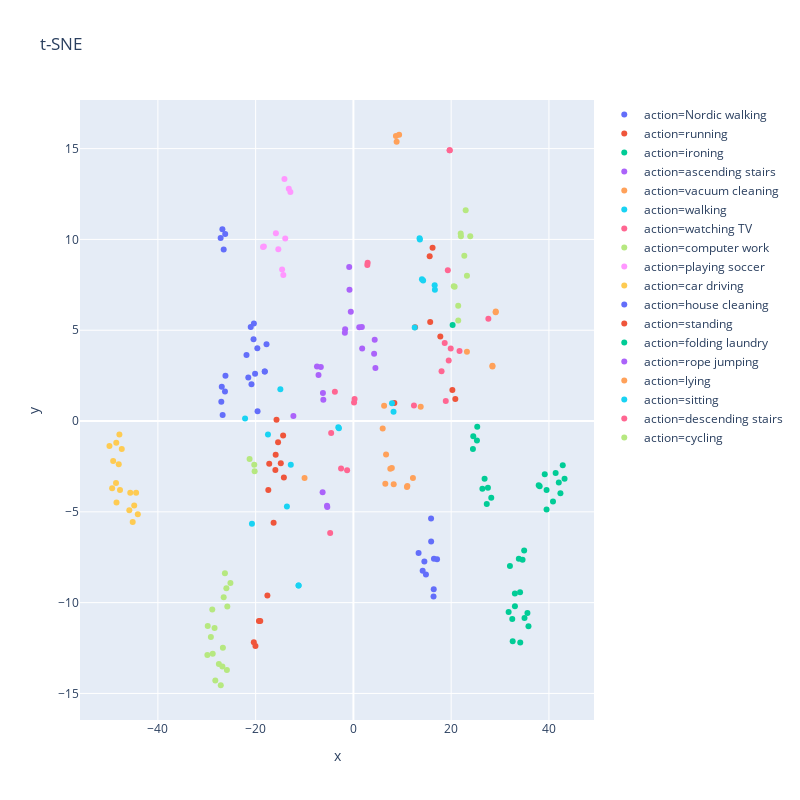

Notebook code for this chart:
### Code cell
tsne_fig = plot_tsne(all_embs_np, all_ys_np)

### Figure 1 — Plotly figure (JSON) as saved in the notebook; plotly's stock layout.template omitted (floating-point values rounded to 4 significant figures)
{"data": [{"hoverlabel": {"namelength": 0}, "hovertemplate": "action=Nordic walking<br>x=%{x}<br>y=%{y}", "legendgroup": "action=Nordic walking", "marker": {"color": "#636efa", "symbol": "circle"}, "mode": "markers", "name": "action=Nordic walking", "showlegend": true, "type": "scatter", "x": [-26.23, -27.16, -26.8, -26.54, -19.61, -26.93, -26.27, -27.02, -26.75, -26.17, -20.11, -21.5, -21.87, -20.85, -19.65, -20.36, -21.01, -20.43, -18.13, -17.77, -18.13], "xaxis": "x", "y": [10.3, 10.08, 10.55, 9.443, 0.532, 1.892, 1.628, 1.063, 0.3257, 2.495, 2.603, 2.404, 3.635, 2.03, 4.003, 5.365, 5.182, 4.497, 2.732, 4.228, 2.732], "yaxis": "y"}, {"hoverlabel": {"namelength": 0}, "hovertemplate": "action=running<br>x=%{x}<br>y=%{y}", "legendgroup": "action=running", "marker": {"color": "#EF553B", "symbol": "circle"}, "mode": "markers", "name": "action=running", "showlegend": true, "type": "scatter", "x": [-17.6, -15.9, -15.41, -14.38, -17.41, -15.97, -16.33, -14.22, -14.85, -19.33, -20.04, -20.37, -19.06, -15.73, -17.22], "xaxis": "x", "y": [-9.603, -1.863, -1.169, -0.7903, -3.8, -2.694, -5.6, -3.114, -2.319, -11.01, -12.39, -12.18, -11.01, 0.06429, -2.359], "yaxis": "y"}, {"hoverlabel": {"namelength": 0}, "hovertemplate": "action=ironing<br>x=%{x}<br>y=%{y}", "legendgroup": "action=ironing", "marker": {"color": "#00cc96", "symbol": "circle"}, "mode": "markers", "name": "action=ironing", "showlegend": true, "type": "scatter", "x": [38.1, 37.91, 31.75, 32.58, 33.03, 32.5, 33.04, 35.0, 35.6, 35.81, 34.09, 34.13], "xaxis": "x", "y": [-3.591, -3.529, -10.52, -12.13, -9.5, -10.91, -10.2, -10.85, -10.58, -11.31, -9.426, -12.2], "yaxis": "y"}, {"hoverlabel": {"namelength": 0}, "hovertemplate": "action=ascending stairs<br>x=%{x}<br>y=%{y}", "legendgroup": "action=ascending stairs", "marker": {"color": "#ab63fa", "symbol": "circle"}, "mode": "markers", "name": "action=ascending stairs", "showlegend": true, "type": "scatter", "x": [-1.75, -1.691, -6.152, -6.236, -6.668, -7.136, -7.454, -5.4, -5.343, -6.303], "xaxis": "x", "y": [4.862, 5.052, 1.173, 1.546, 2.971, 2.534, 3.005, -4.66, -4.741, -3.919], "yaxis": "y"}, {"hoverlabel": {"namelength": 0}, "hovertemplate": "action=vacuum cleaning<br>x=%{x}<br>y=%{y}", "legendgroup": "action=vacuum cleaning", "marker": {"color": "#FFA15A", "symbol": "circle"}, "mode": "markers", "name": "action=vacuum cleaning", "showlegend": true, "type": "scatter", "x": [11.04, 10.95, 7.861, 7.547, 6.676, 8.243, 5.992, 12.18, 6.28, 6.526], "xaxis": "x", "y": [-3.582, -3.636, -2.586, -2.63, -1.849, -3.483, -0.4156, -3.136, 0.8443, -3.455], "yaxis": "y"}, {"hoverlabel": {"namelength": 0}, "hovertemplate": "action=walking<br>x=%{x}<br>y=%{y}", "legendgroup": "action=walking", "marker": {"color": "#19d3f3", "symbol": "circle"}, "mode": "markers", "name": "action=walking", "showlegend": true, "type": "scatter", "x": [-3.086, -2.966, -22.16, -12.81, -20.76, -11.22, -11.21, -14.95, -17.48, -13.6], "xaxis": "x", "y": [-0.3385, -0.394, 0.1451, -2.407, -5.65, -9.057, -9.062, 1.756, -0.7391, -4.701], "yaxis": "y"}, {"hoverlabel": {"namelength": 0}, "hovertemplate": "action=watching TV<br>x=%{x}<br>y=%{y}", "legendgroup": "action=watching TV", "marker": {"color": "#FF6692", "symbol": "circle"}, "mode": "markers", "name": "action=watching TV", "showlegend": true, "type": "scatter", "x": [19.7, 19.7, 21.71, 27.61, 18.89, 18.67, 19.5, 18.03, 19.91, 19.32], "xaxis": "x", "y": [14.91, 14.91, 3.856, 5.627, 1.1, 4.3, 3.337, 2.742, 3.99, 8.307], "yaxis": "y"}, {"hoverlabel": {"namelength": 0}, "hovertemplate": "action=computer work<br>x=%{x}<br>y=%{y}", "legendgroup": "action=computer work", "marker": {"color": "#B6E880", "symbol": "circle"}, "mode": "markers", "name": "action=computer work", "showlegend": true, "type": "scatter", "x": [22.69, 21.44, 20.71, 20.53, 23.9, 21.95, 22.0, 22.97, 21.44, 23.23], "xaxis": "x", "y": [9.104, 6.345, 7.395, 7.424, 10.17, 10.33, 10.18, 11.6, 5.533, 8.0], "yaxis": "y"}, {"hoverlabel": {"namelength": 0}, "hovertemplate": "action=playing soccer<br>x=%{x}<br>y=%{y}", "legendgroup": "action=playing soccer", "marker": {"color": "#FF97FF", "symbol": "circle"}, "mode": "markers", "name": "action=playing soccer", "showlegend": true, "type": "scatter", "x": [-14.59, -18.31, -12.89, -13.22, -15.86, -18.49, -15.36, -14.11, -13.94, -14.33], "xaxis": "x", "y": [8.35, 9.613, 12.61, 12.78, 10.34, 9.584, 9.463, 13.32, 10.04, 8.045], "yaxis": "y"}, {"hoverlabel": {"namelength": 0}, "hovertemplate": "action=car driving<br>x=%{x}<br>y=%{y}", "legendgroup": "action=car driving", "marker": {"color": "#FECB52", "symbol": "circle"}, "mode": "markers", "name": "action=car driving", "showlegend": true, "type": "scatter", "x": [-44.84, -44.1, -45.15, -45.84, -48.47, -48.56, -47.74, -49.36, -49.15, -48.0, -49.91, -47.87, -47.38, -48.51, -44.45, -45.65], "xaxis": "x", "y": [-4.654, -5.137, -5.566, -4.915, -4.485, -3.411, -3.791, -3.707, -2.195, -2.378, -1.371, -0.739, -1.536, -1.203, -3.943, -3.947], "yaxis": "y"}, {"hoverlabel": {"namelength": 0}, "hovertemplate": "action=house cleaning<br>x=%{x}<br>y=%{y}", "legendgroup": "action=house cleaning", "marker": {"color": "#636efa", "symbol": "circle"}, "mode": "markers", "name": "action=house cleaning", "showlegend": true, "type": "scatter", "x": [17.11, 15.88, 14.52, 16.39, 16.48, 15.9, 14.84, 13.33, 14.17, 16.43], "xaxis": "x", "y": [-7.615, -5.364, -7.736, -9.66, -7.588, -6.636, -8.454, -7.269, -8.245, -9.259], "yaxis": "y"}, {"hoverlabel": {"namelength": 0}, "hovertemplate": "action=standing<br>x=%{x}<br>y=%{y}", "legendgroup": "action=standing", "marker": {"color": "#EF553B", "symbol": "circle"}, "mode": "markers", "name": "action=standing", "showlegend": true, "type": "scatter", "x": [15.71, 12.61, 8.376, 20.85, 15.6, 17.78, 20.24, 16.19], "xaxis": "x", "y": [5.452, 5.168, 0.9913, 1.213, 9.077, 4.649, 1.715, 9.541], "yaxis": "y"}, {"hoverlabel": {"namelength": 0}, "hovertemplate": "action=folding laundry<br>x=%{x}<br>y=%{y}", "legendgroup": "action=folding laundry", "marker": {"color": "#00cc96", "symbol": "circle"}, "mode": "markers", "name": "action=folding laundry", "showlegend": true, "type": "scatter", "x": [27.51, 24.52, 27.28, 25.33, 24.45, 26.83, 28.2, 25.27, 26.39, 20.29, 34.6, 34.93, 33.84, 40.83, 39.52, 39.14, 39.52, 32.02, 41.37, 42.01, 42.35, 43.19, 42.82], "xaxis": "x", "y": [-3.676, -0.8378, -4.571, -0.3208, -1.542, -3.178, -4.229, -1.067, -3.729, 5.294, -7.632, -7.132, -7.581, -4.43, -3.804, -2.927, -4.867, -7.981, -2.861, -3.392, -3.973, -3.182, -2.435], "yaxis": "y"}, {"hoverlabel": {"namelength": 0}, "hovertemplate": "action=rope jumping<br>x=%{x}<br>y=%{y}", "legendgroup": "action=rope jumping", "marker": {"color": "#ab63fa", "symbol": "circle"}, "mode": "markers", "name": "action=rope jumping", "showlegend": true, "type": "scatter", "x": [1.732, -0.86, 4.355, 1.194, 1.79, -12.28, 4.5, -0.8032, 4.233, -0.5351], "xaxis": "x", "y": [5.177, 8.482, 4.475, 5.16, 3.995, 0.2703, 2.917, 7.221, 3.708, 6.021], "yaxis": "y"}, {"hoverlabel": {"namelength": 0}, "hovertemplate": "action=lying<br>x=%{x}<br>y=%{y}", "legendgroup": "action=lying", "marker": {"color": "#FFA15A", "symbol": "circle"}, "mode": "markers", "name": "action=lying", "showlegend": true, "type": "scatter", "x": [28.44, 28.44, 23.22, 8.696, 8.842, 9.35, 29.1, 29.12, -9.996, 13.77], "xaxis": "x", "y": [3.037, 3.008, 3.821, 15.7, 15.37, 15.76, 5.988, 6.034, -3.14, 0.7853], "yaxis": "y"}, {"hoverlabel": {"namelength": 0}, "hovertemplate": "action=sitting<br>x=%{x}<br>y=%{y}", "legendgroup": "action=sitting", "marker": {"color": "#19d3f3", "symbol": "circle"}, "mode": "markers", "name": "action=sitting", "showlegend": true, "type": "scatter", "x": [12.54, 14.02, 14.26, 13.59, 13.53, 16.67, 16.63, 8.21, 7.89], "xaxis": "x", "y": [5.149, 7.812, 7.744, 9.999, 10.06, 7.234, 7.481, 0.5077, 0.9773], "yaxis": "y"}, {"hoverlabel": {"namelength": 0}, "hovertemplate": "action=descending stairs<br>x=%{x}<br>y=%{y}", "legendgroup": "action=descending stairs", "marker": {"color": "#FF6692", "symbol": "circle"}, "mode": "markers", "name": "action=descending stairs", "showlegend": true, "type": "scatter", "x": [-2.525, 2.914, 2.849, 12.39, -4.551, 0.1312, 0.2398, -3.791, -4.755, -1.287], "xaxis": "x", "y": [-2.614, 8.714, 8.595, 0.8497, -0.6652, 1.021, 1.216, 1.606, -6.166, -2.714], "yaxis": "y"}, {"hoverlabel": {"namelength": 0}, "hovertemplate": "action=cycling<br>x=%{x}<br>y=%{y}", "legendgroup": "action=cycling", "marker": {"color": "#B6E880", "symbol": "circle"}, "mode": "markers", "name": "action=cycling", "showlegend": true, "type": "scatter", "x": [-25.79, -25.99, -26.54, -26.29, -25.16, -20.2, -20.28, -21.24, -28.25, -27.52, -26.8, -25.88, -27.13, -26.7, -28.78, -29.88, -29.16, -28.87, -29.8, -28.41], "xaxis": "x", "y": [-10.21, -9.203, -9.708, -8.388, -8.923, -2.759, -2.41, -2.093, -14.29, -13.38, -13.52, -13.7, -14.55, -12.49, -12.82, -12.88, -11.9, -10.38, -11.29, -11.39], "yaxis": "y"}], "layout": {"height": 800, "legend": {"tracegroupgap": 0}, "title": {"text": "t-SNE"}, "width": 800, "xaxis": {"anchor": "y", "domain": [0, 1], "title": {"text": "x"}}, "yaxis": {"anchor": "x", "domain": [0, 1], "title": {"text": "y"}}}}
